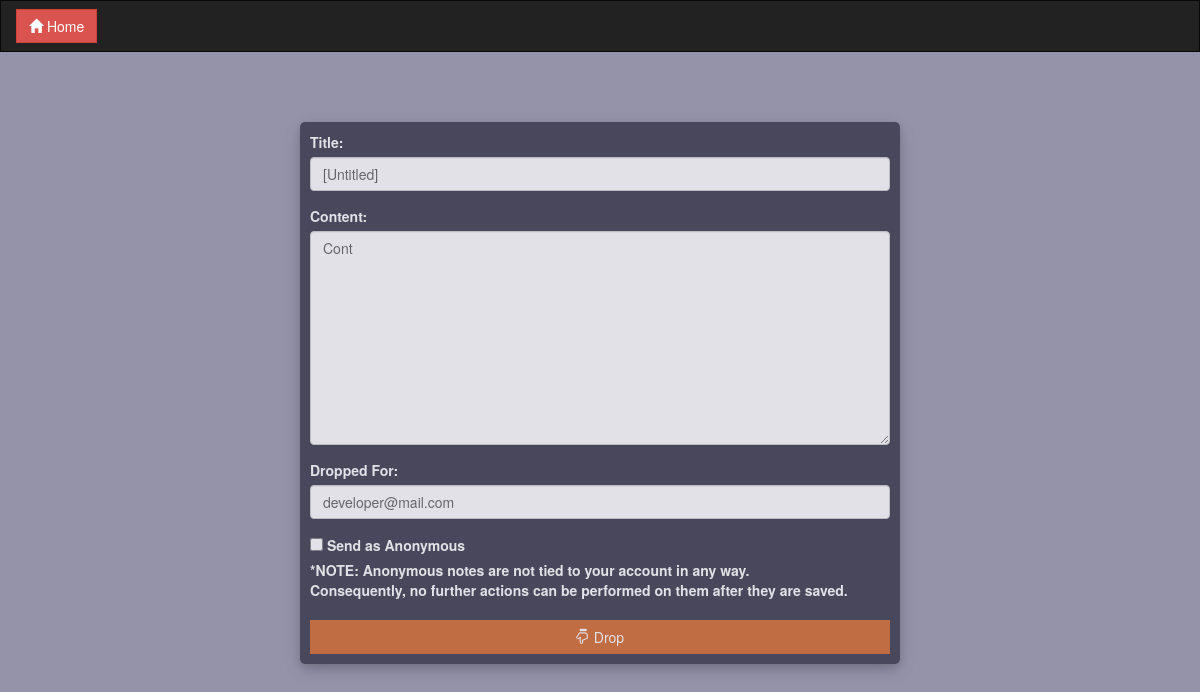
Page /edit.php?id=60 (signed in) on the committed database.
### tables this page shows
CREATE TABLE `notes` (
  `id` int(20) NOT NULL,
  `title` varchar(20) NOT NULL,
  `content` varchar(5000) NOT NULL,
  `voucher` varchar(24) NOT NULL,
  `dropped_on` date NOT NULL,
  `dropped_by` varchar(100) NOT NULL,
  `dropped_for` varchar(100) NOT NULL,
  `status` varchar(10) NOT NULL
);

CREATE TABLE `users` (
  `id` int(12) NOT NULL,
  `username` varchar(100) NOT NULL,
  `email` varchar(100) NOT NULL,
  `password` varchar(50) NOT NULL,
  `token` varchar(20) NOT NULL
);

### edit.php (the view, shortened to what this page needs)
<!doctype html>
<html lang="en">
<head>
    <link rel="stylesheet" href="_config/css/bootstrap.css"/>
    <link rel="stylesheet" href="_config/css/custom.css">
    <link rel="stylesheet" href="_config/css/dataTables.css"/>
</head>
<body>
<?php
include './_includes/nav/private_nav.php';
include './_includes/_connect.php';
$edited = $_GET['id'];
$sql ="select * from notes WHERE id = '$edited'";
$result = mysqli_query($db,$sql);
$row =mysqli_fetch_row($result);
if (!$row[6] != "[Unspecified]"){
                $etok = $row[6];
                $esql= "SELECT * FROM users WHERE token = '$etok'";
                $eres = mysqli_query($db,$esql);
                $erow =mysqli_fetch_row($eres);
                $edrop_for = $erow[2];
            } else {
                $edrop_for = $row[6];
            }
?>
<div class="container-fluid page-content" >
    <div class="card-content">
        <form class="form" role="form" method="post" action="_includes/_edit.php">
            <div class="form-group">
                <label for="new_title">Title:</label>
                <input type="text" class="form-control" name="new_title" id="new_title" placeholder="RE:Title" autocomplete="off" value='<?php echo "$row[1]"?>'>
            </div>
            <div class="form-group">
                <label for="new_content">Content:</label>
                <textarea class="form-control" name="new_content" id="new_content" rows="10"  placeholder="Note Content..." autocomplete="off" required><?php echo "{$row[2]}"?></textarea>
            </div>
            <div class="form-group">
                <label for="for">Dropped For:</label>
                <input type="text" class="form-control" name="new_dropped_for" id="new_dropped_for" placeholder="Leave blank for unspecified." autocomplete="off" value='<?php echo "$edrop_for"?>'>
            </div>
                <div class="form-group">
                    <input type="checkbox" id="new_cbAnonymous" name="new_cbAnonymous">
                <label for="new_cbAnonymous">Send as Anonymous</label>
                <label><b>*NOTE: </b>Anonymous notes are not tied to your account in any way.<br>
                Consequently, no further actions can be performed on them after they are saved.</label>
            </div>
            <button type="submit" class="btn btn-other btn-block" name="submit"><span class="glyphicon glyphicon-hand-down"></span> Drop</button>
        </form>
    </div>
</div>
</body>
</html>

### _config/css/custom.css (style rules this page uses)
body { background: #9493aa; }
.card-content { background-color: rgba(0,0,16,0.7) ; opacity: .73; color: #fefefe; margin-top: 10px; margin-left: auto; margin-right: auto; padding: 10px; width: 95%; max-width: 600px; position: relative; box-shadow: 0 4px 8px 0 rgba(0,0,0,0.2),0 6px 20px 0 rgba(0,0,0,0.19); border-radius: 5px; }
.page-content { margin-top: 60px; }
.btn { border-radius: 0; }
.btn-other { background: #d2601d; color: #ffffff; }
input { border-radius: 0; }

### rows in the picture
notes: new_title "[Untitled]", new_content "Cont"
users: new_dropped_for "developer@mail.com"
